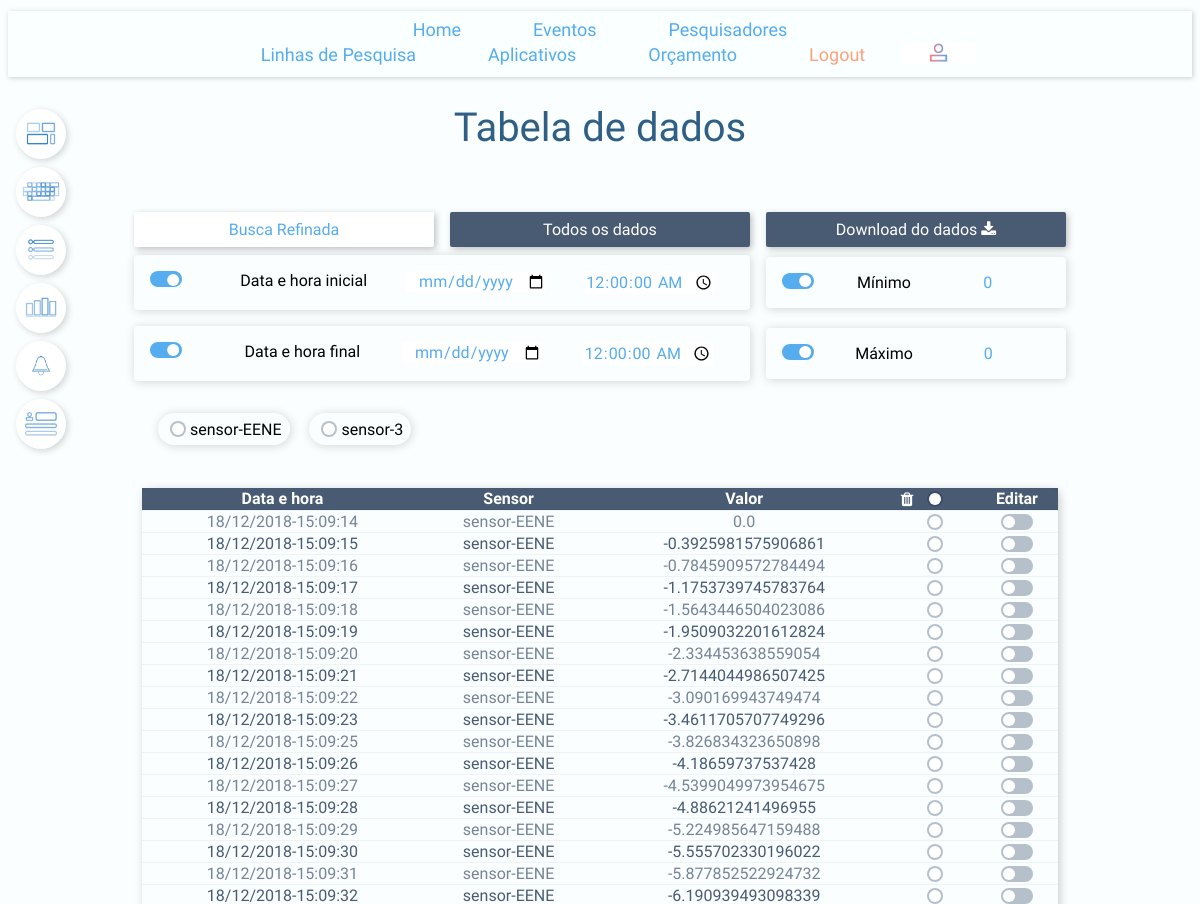
The app's page /dashboard/chart_data/ (signed in, upper part), older data.
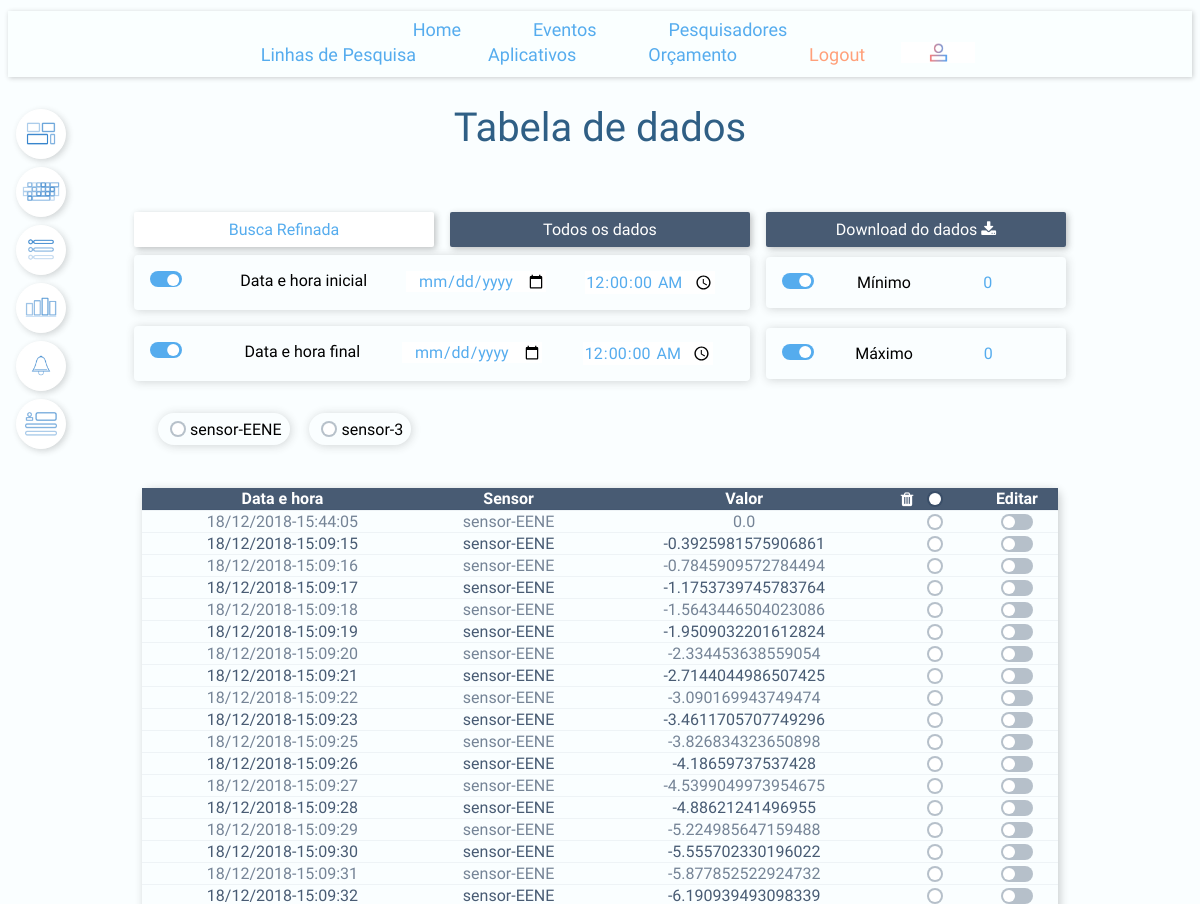
The same page, newer data.
### pesq/models.py (models this page shows, shortened)
class DashData(models.Model):
    experimento = models.ForeignKey(Experimento, related_name='experimento', on_delete=models.CASCADE)
    data = models.DateTimeField(default=timezone.now)
    dado = models.FloatField()

class Experimento(models.Model):
    pesquisador = models.ForeignKey(settings.AUTH_USER_MODEL, related_name='pesquisador' , on_delete=models.CASCADE)
    name = models.CharField(max_length=200, unique=True)
    last_seen = models.DateTimeField(default=timezone.now)
    last_data = models.FloatField(default=0)
    created = models.DateTimeField(default=timezone.now)
    description = models.TextField()

### pesq/views.py (the view)
# urls.py: path('dashboard/chart_data/', views.dashboard_chart_data, name='dashboard_chart_data'),
@login_required
def dashboard_chart_data(request):
    usuario = request.user.profile
    pk = usuario.pk
    Exp = Experimento.objects.filter(pesquisador=pk).first()
    dataExp = DashData.objects.filter(experimento=Exp)
    experimentos = Experimento.objects.filter(pesquisador=pk)
    return render(request, 'dash/dashboard_data.html', {'dataExp':dataExp, 'experimentos':experimentos} )

### pesq/templates/dash/dashboard_data.html (shortened to what this page needs)
{% extends 'pesq/base.html' %}
{% load static %}
{% load event_tags %}
{% block css %}
<link rel="stylesheet" href="{% static 'css/dados.css' %}">
{% endblock %}
{% block content %}
<h1>Tabela de dados</h1>
<br>
<div class="great-container-2">
  <div class="grid-item2">
    <button id="searchBtn" class="searchBtn" type="button" name="button">Busca Refinada</button>
  </div>
  <div class="grid-item2">
    <button id="searchBtnAll" class="searchBtn" type="button" name="button">Todos os dados</button>
  </div>
  <div class="grid-item2">
    <button id="downloadBtnImg" class="searchBtn" type="button" name="button">Download do dados&nbsp;<span class="fa fa-download"></span></button>
  </div>
  <div class="grid-container-3">
    <label class="switch">
      <span class="slider round"></span>
    </label>
    <div id="initialDateLabel" class="grid-item2">Data e hora inicial</div>
    <div class="grid-item2">
      <input id="initialDate" type="date" name="" value="">
    </div>
    <div class="grid-item2">
      <input id="initialTime" type="time" name="" value="00:00:00" step="1">
    </div>
  </div>
  <div class="grid-container2">
    <label class="switch">
      <span class="slider round"></span>
    </label>
    <div id="minLabel" class="grid-item2">Mínimo</div>
    <div class="grid-item2">
      <input id="minValue" type="number" name="" value="0">
    </div>
  </div>
  <div class="grid-container-3">
    <label class="switch">
      <span class="slider round"></span>
    </label>
    <div id="finalDateLabel" class="grid-item2">Data e hora final</div>
    <div class="grid-item2">
      <input id="finalDate" type="date" name="" value="">
    </div>
    <div class="grid-item2">
      <input id="finalTime" type="time" name="" value="00:00:00" step="1">
    </div>
  </div>
  <div class="grid-container2">
    <label class="switch">
      <span class="slider round"></span>
    </label>
    <div id="maxLabel" class="grid-item2">Máximo</div>
    <div class="grid-item2">
      <input id="maxValue" type="number" name="" value="0">
    </div>
  </div>
</div>
<div class="great-flex-container">
  {% for exp in experimentos %}
  <div class="flex-container ">
    <div class="divExps">
      <label class="switchExp">
        <span class="sliderExp roundExp"></span>
      </label>
      {{ exp.name }}
    </div>
    </div>
  {% endfor %}
</div>
<br>
<table class="{{experimento}}" id="consult">
  <tr id="title">
    <th class="data"> Data e hora</th>
    <th class="sensor"> Sensor </th>
    <th class="dado"> Valor </th>
    <th class="delete">
      <div id="divDelete">
      <button id="delete" class="fa fa-trash"></button>
      <label id="selectAll" class="switchDelete">
        <span class="sliderDelete roundDelete"></span>
      </label>
      </div>
    </th>
    <th class="last"> Editar </th>
  </tr>
  {% for exp in dataExp %}
  <tr class="item">
    <td class="data">  {{exp.data}} </td>
    <td class="sensor">  {{exp.experimento.name}} </td>
    <td class="dado">  {{exp.dado}} </td>
    <td class="delete" >
      <label class="switchDelete">
        <span class="sliderDelete roundDelete"></span>
      </label>
    </td>
    <td class="last">
      <label class="switch">
        <span class="slider round"></span>
      </label>
    </td>
  </tr>
  {% endfor %}
</table>
{% endblock %}

Row changes from the older to the newer data that the page shows:
changed DashData (number 1 of 18 on the later page): data "18/12/2018-15:09:14" → "18/12/2018-15:44:05"
